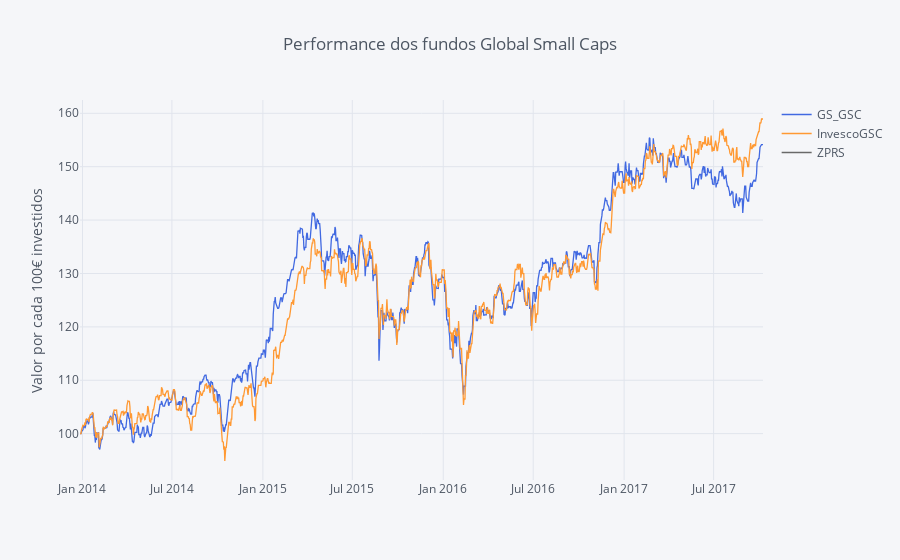

Notebook code for this chart:
### Code cell
Quotes_df_norm.iplot(kind='scatter',yTitle='Valor por cada 100€ investidos', title='Performance dos fundos Global Small Caps',
                    colors=['royalblue', 'orange', 'dimgray'])

### Figure 1 — Plotly figure (JSON) as saved in the notebook; plotly's stock layout.template omitted (floating-point values rounded to 4 significant figures; data arrays with more than 128 entries replaced by an {"elided": "..."} marker saying what was removed)
{"data": [{"line": {"color": "rgba(65, 105, 225, 1.0)", "dash": "solid", "width": 1.3}, "mode": "lines", "name": "GS_GSC", "text": "", "type": "scatter", "x": {"elided": "1383 str values"}, "y": {"elided": "1383 float values"}}, {"line": {"color": "rgba(255, 153, 51, 1.0)", "dash": "solid", "width": 1.3}, "mode": "lines", "name": "InvescoGSC", "text": "", "type": "scatter", "x": {"elided": "1383 str values"}, "y": {"elided": "1383 float values"}}, {"line": {"color": "rgba(105, 105, 105, 1.0)", "dash": "solid", "width": 1.3}, "mode": "lines", "name": "ZPRS", "text": "", "type": "scatter", "x": {"elided": "1383 str values"}, "y": {"elided": "1383 str values"}}], "layout": {"legend": {"bgcolor": "#F5F6F9", "font": {"color": "#4D5663"}}, "paper_bgcolor": "#F5F6F9", "plot_bgcolor": "#F5F6F9", "title": "Performance dos fundos Global Small Caps", "titlefont": {"color": "#4D5663"}, "xaxis1": {"gridcolor": "#E1E5ED", "showgrid": true, "tickfont": {"color": "#4D5663"}, "title": "", "titlefont": {"color": "#4D5663"}, "zerolinecolor": "#E1E5ED"}, "yaxis1": {"gridcolor": "#E1E5ED", "showgrid": true, "tickfont": {"color": "#4D5663"}, "title": "Valor por cada 100€ investidos", "titlefont": {"color": "#4D5663"}, "zerolinecolor": "#E1E5ED"}}}
